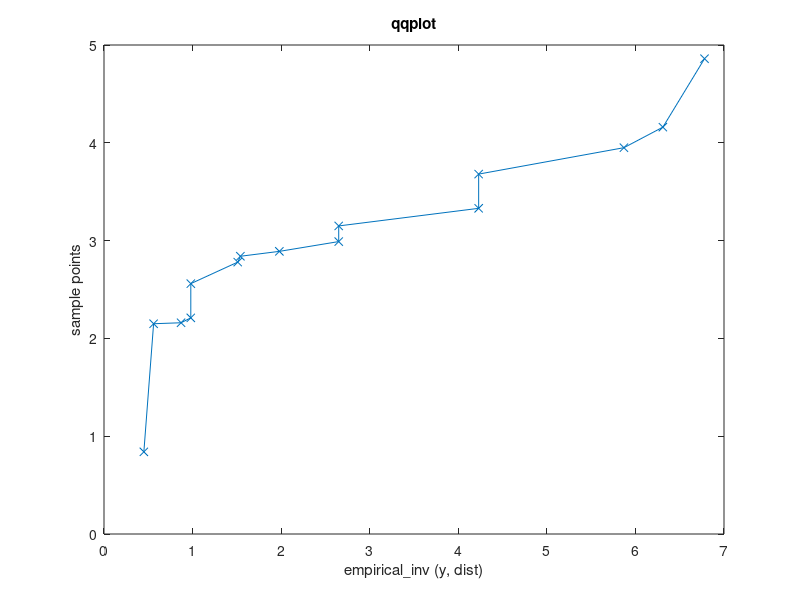

Reproduce this figure in MATLAB.
function ass1_4()
    x_north=[3.33 0.84 3.95 4.16 2.99 4.86 2.15 2.78 2.84 2.21 2.89 2.56 3.68 2.16 3.15];
    x_south=[5.87 6.31 1.98 2.65 6.78 4.23 0.45 1.51 0.56 2.65 1.54 0.98 0.87];

    qqplot(x_north,x_south)
    title('qqplot')
    [h,p,ksstat] = kstest2(x_north,x_south) % a=0.05
    [h,p,ci,stats] = ttest2(x_north,x_south)
    
    if(mean(x_north)>mean(x_south))
        disp('The average mean height is taller in North Greece')
    else
        disp('The average mean height is shorter in North Greece')
    end
    if(var(x_north)>var(x_south))
        disp('The variance in heights is bigger in North Greece')
    else
        disp('The variance in heights is smaller in North Greece')
    end
end